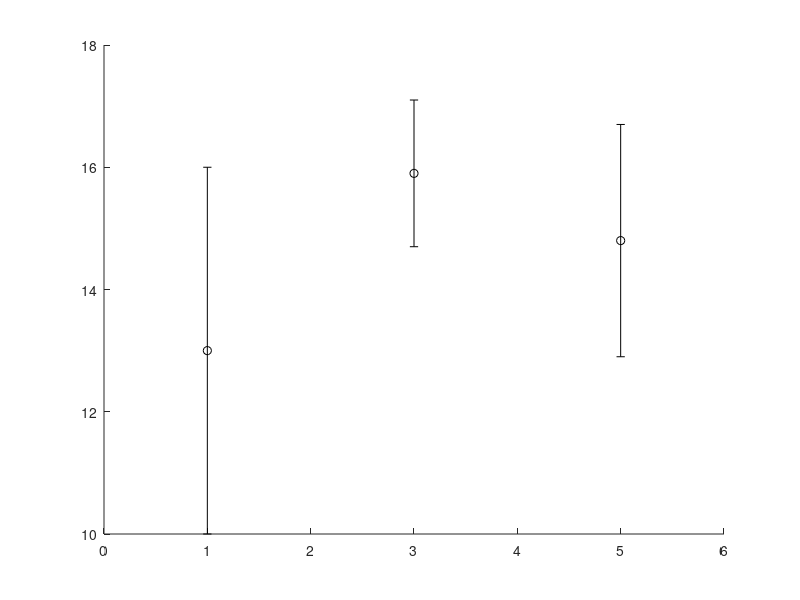

The MATLAB script that drew this image: (Note: this script raises an error after producing the figure.)
%% This example script is used to demonstrate the following
%       Adding horizontal lines to a plot

%% initialize workspace
close all; % close all open figure windows
clearvars; % clear all variables from the workspace

%% input data -- manual entry

% going to plot y vs. x, but splitting it up into "small" and "large"
% values of x 
x = [1, 3, 5]; 
y = [13, 15.9, 14.8];
y_err = [3, 1.2, 1.9];

% going to plot two horiztonal lines, 
thick_line_y_value = 15.32; % define y value of thick, solid horizontal line
% the above is the mean value if you fit a horizontal line to the above
% data
thin_line_y_value = 14.36; % define y value of thin, dotted horizotal line
thin_line_y_value2 = 16.28;
% the y_values for the dashed horizontal lines come from taking the mean
% value from the horizontal fit (using the module 1 script) and adding and subtracting the uncertainty
% in the fit.

%% plotting the data
fig1 = figure('color','w'); % create a new figure window

errorbar(x,y,y_err,'ko','MarkerFaceColor','w','MarkerSize',7); % plot the data as open circles
                    % marker specification: 'ko' ('k'=black 'o'=circle)
                    % MarkerFaceColor = 'w' (white)
                    % MarkerSize = 7 pt, bigger data points for "salience"

hold on; % keep the data in the current plot when calling a plotting function again


xlabel("x-axis label [with units!]","FontSize",14); % set x axis title
ylabel("y-axis label [with units!]","FontSize",14); % set y axis title
                 
xlim([0.5, 5.5]); % set the x-axis limits
ylim([7 20]); % set the y-axis limits

% plot a thick sold horizontal line that spans across the x limits
plot([0.5, 5.5],[thick_line_y_value,thick_line_y_value],'-k','LineWidth',2.0); 
                    % x-axis: the two extreme limits of the x-axis
                    % y-axis: the y value of the line, repeated twice to
                    %           create two points
                    % line specification: '-k' Solid black line
                    % Linewidth: 2   make the line thicker
      

% plot a thin dashed horizontal line that spans across the x limits
plot([0.5, 5.5],[thin_line_y_value,thin_line_y_value],'--k','LineWidth',1.0);
                    % x-axis: the two extreme limits of the x-axis
                    % y-axis: the y value of the line, repeated twice to
                    %           create two points
                    % line specification: '--k' dashed black line (double
                    %                               hypen means dashed)
                    % Linewidth: 1  make the line thinner

plot([0.5, 5.5],[thin_line_y_value2,thin_line_y_value2],'--k','LineWidth',1.0);
exportgraphics(fig1,'example-using-plot-function.jpg','Resolution',600); % export figure 1 as "example-using-plot-function.jpg" 
                                                                           % using a resolution of 600 dots per inch (high resolution)

                                                                           